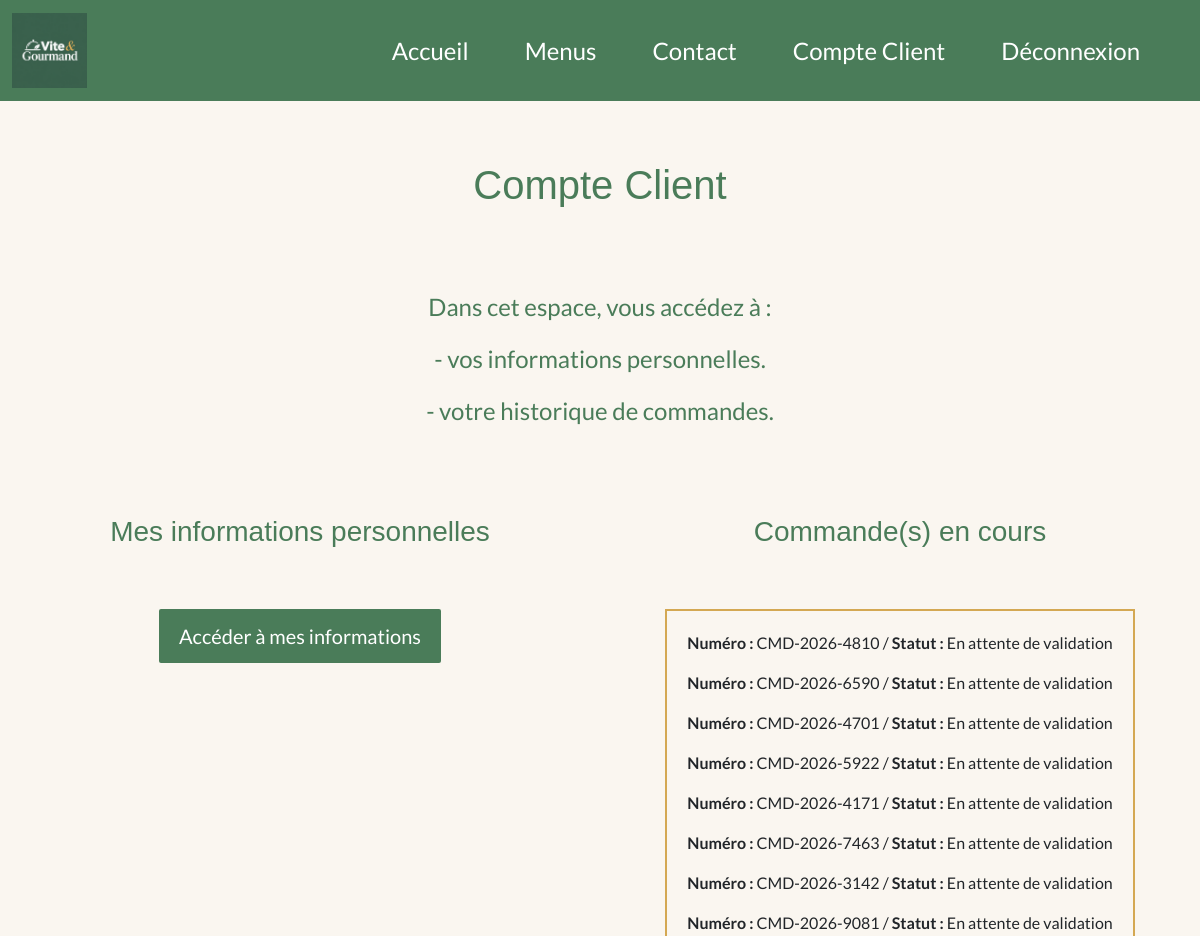
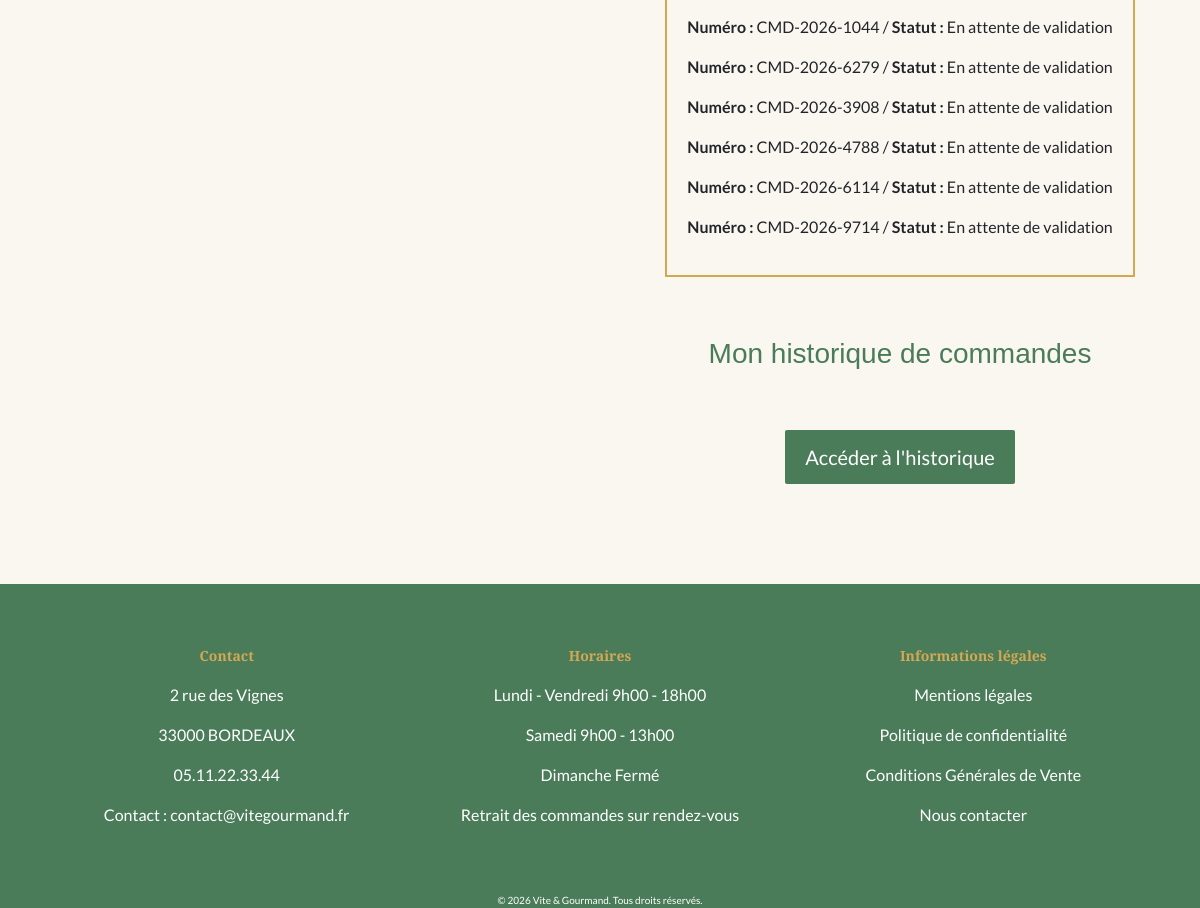
Page /?page=compte_client (signed in) on the committed database (2 pictures, top to bottom).
### tables this page shows
CREATE TABLE IF NOT EXISTS commandes
(
id INT NOT NULL PRIMARY KEY AUTO_INCREMENT,
numero VARCHAR (20) UNIQUE NOT NULL,
statut VARCHAR (50) NOT NULL DEFAULT 'En attente de validation',
adresseLivraison VARCHAR (250) NOT NULL,
complementLivraison VARCHAR (250),
codePostalLivraison VARCHAR(20) NOT NULL,
communeLivraison VARCHAR(250) NOT NULL,
datePrestation DATE NOT NULL,
heurePrestation TIME NOT NULL,
nbPersonneCommande INTEGER NOT NULL,
prixTotal DECIMAL (10, 2) NOT NULL,
fraisLivraison DECIMAL (10, 2) NOT NULL,
montantRemise DECIMAL (10, 2) NOT NULL DEFAULT 0.00,
motifAnnulation VARCHAR (250),
modeContact VARCHAR (50),
dateCreation DATETIME NOT NULL DEFAULT CURRENT_TIMESTAMP,
menu_id INTEGER NOT NULL,
compte_id INTEGER NOT NULL,
Foreign Key (compte_id) REFERENCES comptes(id),
Foreign Key (menu_id) REFERENCES menus(id)
);

### src/Controller/CommandeController.php (called while the page is built, shortened)
<?php
class CommandeController
{
    private CommandeRepository $commandeRepository;
    public function __construct(CompteRepository $compteRepository, MenuRepository $menuRepository, CommandeRepository $commandeRepository, MailService $mailservice)
    {
        $this->commandeRepository = $commandeRepository;
    }
    public function showAllCommandesClient (): void
    {
        $allCommandes = $this->commandeRepository->findCommandesByCompteId($_SESSION['user_id']);
        require __DIR__ . '/../../templates/client/compte_client.php';
    }
}

### src/Repository/CommandeRepository.php (called while the page is built, shortened)
<?php
class CommandeRepository {
    private Database $database;
    public function __construct(Database $database)
    {
        $this->database = $database;
    }
    public function findCommandesByCompteId(int $compteId) : array
    {
        $pdo = $this->database->getConnection();
        $stmt = $pdo->prepare("SELECT c.numero, m.nomMenu,  c.statut, c.adresseLivraison, c.complementLivraison, c.codePostalLivraison, c.communeLivraison, c.datePrestation,  c.heurePrestation, c.nbPersonneCommande, c.prixTotal, c.fraisLivraison,  c.montantRemise, c.motifAnnulation, c.dateCreation, c.id, a.id AS avis_id
		FROM commandes c INNER JOIN menus m ON c.menu_id = m.id LEFT JOIN avis a ON a.commande_id =c.id  WHERE c.compte_id = :compteId ORDER BY c.datePrestation DESC;");
        $stmt->execute(
            [
            ':compteId' => $compteId
            ]);
        $result = $stmt->fetchAll(PDO::FETCH_ASSOC);
        return $result;
    }
}

### templates/client/compte_client.php (the view, shortened to what this page needs)
<?php
require __DIR__ . '/../partials/head.php';
?>
<body>
<?php
require __DIR__ . '/../partials/header.php';
?>
<main>
<div>
    <h1 class="compte-title">Compte Client</h1>
    <div class="compte-text">
    <p>Dans cet espace, vous accédez à : </p>
    <p>- vos informations personnelles.</p>
    <p>- votre historique de commandes.</p>
    </div>
</div>
<section class="container-fluid">
    <div class="row row-cols-1 row-cols-lg-2">
        <div class="col">
            <h2 class="personal-title">Mes informations personnelles</h2>
            <div class="bouton-access">
                <a class="btn-access" href="/?page=infos_personnelles">Accéder à mes informations</a>
            </div>
        </div>
        <div class="col">
            <div class="col inprogress-commande">
            <h2 class="personal-title">Commande(s) en cours</h2>
            <div class="inprogress-inner">
                <?php foreach ($allCommandes as $allCommande): ?>
                    <?php if ($allCommande['statut'] !== 'Terminée' && $allCommande['statut'] !== 'Annulée'): ?>
                        <p> <strong>Numéro : </strong><?= htmlspecialchars($allCommande['numero']) ?> / <strong>Statut :</strong> <?= htmlspecialchars($allCommande['statut']) ?></p>
                    <?php endif ?>
                <?php endforeach ?>
            </div>
        </div>
        <div class="col histo-commande">
            <h2 class="personal-title">Mon historique de commandes</h2>
            <div class="bouton-access">
                <a class="btn-access" href="/?page=histo_commandes">Accéder à l'historique</a>
            </div>
        </div>
    </div>
</section>
</main>
<?php
    require __DIR__ . '/../partials/footer.php';
?>
</body>
</html>

### public/css/style.css (style rules this page uses)
* { margin: 0; padding: 0; box-sizing: border-box; }
:root { --primary: #4A7C59; --secondary: #C4714A; --accent: #D4A853; --avis: rgb(243, 232, 210); --bg: #FAF6F0; --text: #2C2C2C; }
html { width: 100%; }
body { background-color: var(--bg); }
[class*="title"] { font-family: Playfair display, sans-serif; color: var(--primary); }
p { font-family: lato, sans-serif; }
body { font-family: lato, sans-serif; }
.compte-title { display: flex; justify-content: center; text-align: center; margin: 40px; padding: 20px }
.compte-text { display: flex; flex-direction: column; align-items: center; margin: 10px; padding: 20px; font-size: 24px; color: var(--primary); }
.personal-title { display: flex; justify-content: center; text-align: center; margin: 20px; padding: 20px; font-size: 28px; }
.bouton-access { display: flex; justify-content: center; margin-bottom: 50px; }
.btn-access { text-decoration: none; font-size: 20px; color: white; background: var(--primary); padding: 12px 20px; margin: 20px; border: none; border-radius: 2px; }
.inprogress-commande { display: flex; flex-direction: column; justify-content: center; align-items: center; }
.inprogress-inner { border: solid 2px var(--accent); padding: 20px; margin: 20px; }
.bouton-access a { margin-bottom: 50px; }

### rows in the picture
commandes: numero "CMD-2026-4810", statut "En attente de validation"
commandes: numero "CMD-2026-6590", statut "En attente de validation"
commandes: numero "CMD-2026-4701", statut "En attente de validation"
commandes: numero "CMD-2026-5922", statut "En attente de validation"
commandes: numero "CMD-2026-4171", statut "En attente de validation"
commandes: numero "CMD-2026-7463", statut "En attente de validation"
commandes: numero "CMD-2026-3142", statut "En attente de validation"
commandes: numero "CMD-2026-9081", statut "En attente de validation"
commandes: numero "CMD-2026-1044", statut "En attente de validation"
commandes: numero "CMD-2026-6279", statut "En attente de validation"
commandes: numero "CMD-2026-3908", statut "En attente de validation"
commandes: numero "CMD-2026-4788", statut "En attente de validation"
commandes: numero "CMD-2026-6114", statut "En attente de validation"
commandes: numero "CMD-2026-9714", statut "En attente de validation"
